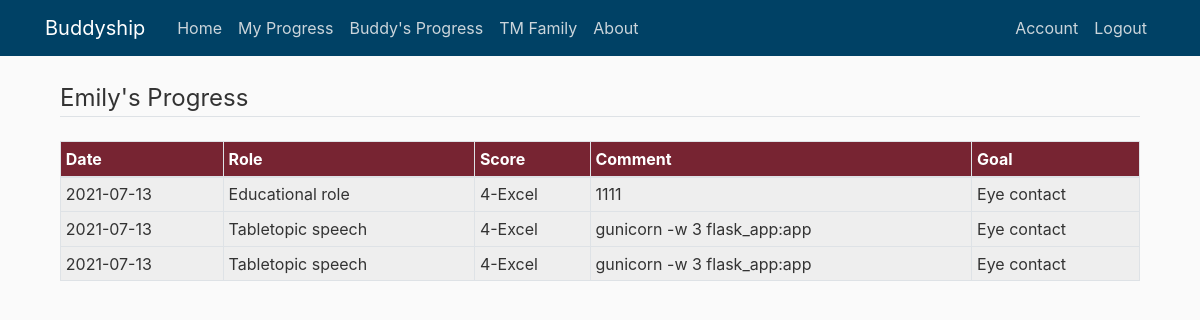
Before: /buddy_progress (signed in) with the older database file.
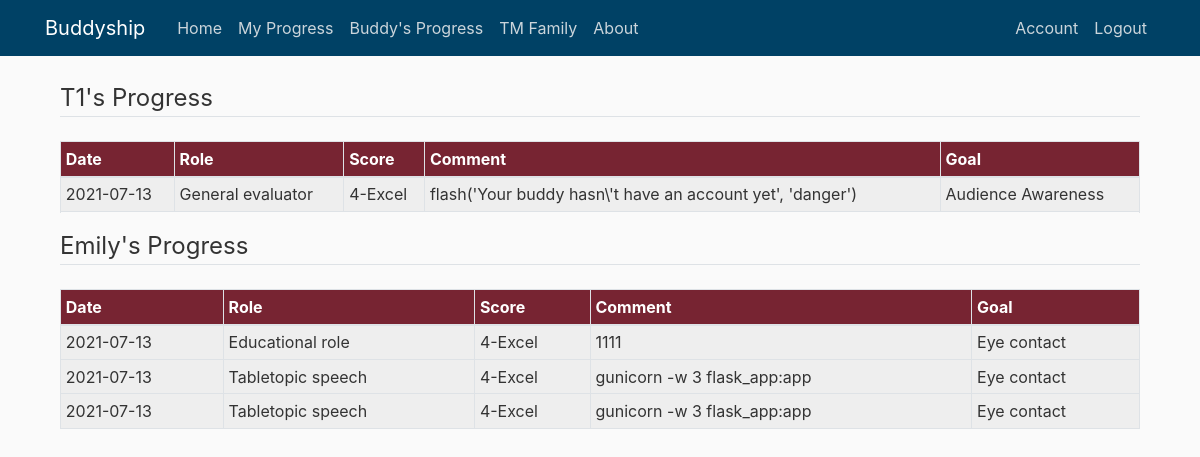
After: the same page with the newer database file.
### buddyship/models.py (models this page shows)
class Buddy(db.Model):
    id = db.Column(db.Integer, primary_key=True)
    buddy_name = db.Column(db.String(100), nullable=False)
    buddy_count = db.Column(db.Integer, default=1)
    start_date = db.Column(db.DateTime, default=func.now())
    end_date = db.Column(db.DateTime)
    user_id = db.Column(db.Integer, db.ForeignKey('user.id'), nullable=False)
    buddy_progresses = db.relationship(
        'Progress', backref='receiver', lazy=True)

class Progress(db.Model):
    id = db.Column(db.Integer, primary_key=True)
    buddy_role = db.Column(db.String(150))
    buddy_score = db.Column(db.String(150))
    buddy_comment = db.Column(db.String(1500))
    date = db.Column(db.DateTime, default=func.now())
    buddy_goal = db.Column(db.String(150))
    user_id = db.Column(db.Integer, db.ForeignKey('user.id'))
    buddy_id = db.Column(db.Integer, db.ForeignKey('buddy.id'))

### buddyship/progresses/routes.py (the view)
@progresses.route('/buddy_progress', methods=['GET'])
@login_required
def buddy_progress():
    if current_user.current_buddy == None:
        flash('Please set up your buddy and your goal first. ', 'danger')
        return redirect(url_for('users.set_up'))
    else:
        return render_template("buddy_progress.html", title='Buddy\'s Progress', user=current_user)

### buddyship/models.py (called while the page is built)
@login_manager.user_loader
def load_user(user_id):
    return User.query.get(int(user_id))

### buddyship/templates/buddy_progress.html
{% extends "layout.html" %}
{% block content %}
<div class="content-section">
    {% for buddy in user.buddies|reverse %}
    <legend class="border-bottom mb-4">{{ buddy.buddy_name }}'s Progress</legend>
    <div class="table-responsive-sm">
        <table class="table table-sm table-bordered">
            <thead>
                <tr>
                    <th scope="col">Date</th>
                    <th scope="col">Role</th>
                    <th scope="col">Score</th>
                    <th scope="col">Comment</th>
                    <th scope="col">Goal</th>
                </tr>
            </thead>
            <tbody>
                {% for progress in user.record_progresses|reverse %}
                <tr>
                    {% if progress.buddy_id == buddy.id %}
                    <td>{{ progress.date.date() }}</td>
                    <td>{{ progress.buddy_role }}</td>
                    <td>{{ progress.buddy_score }}</td>
                    <td class="cell-breakWord">{{ progress.buddy_comment }}</td>
                    <td>{{ progress.buddy_goal }}</td>
                    {% endif %}
                </tr>
                {% endfor %}
            </tbody>
        </table>
    </div>
    {% endfor %}
</div>
{% endblock content %}

### buddyship/templates/layout.html (shortened to what this page needs)
<!DOCTYPE html>
<html>
<head>
  <link rel="stylesheet" href="https://maxcdn.bootstrapcdn.com/bootstrap/4.0.0/css/bootstrap.min.css"
>
  <link rel="stylesheet" type="text/css" href="{{ url_for('static', filename='main.css') }}">
</head>
<body>
  <header class="site-header">
    <nav class="navbar navbar-expand-md navbar-dark bg-steel fixed-top">
      <div class="container">
        <a class="navbar-brand mr-4" href="/">Buddyship</a>
        <div class="collapse navbar-collapse" id="navbarToggle">
          <div class="navbar-nav mr-auto">
            <a class="nav-item nav-link" href="{{ url_for('main.home') }}">Home</a>
            <a class="nav-item nav-link" href="{{ url_for('progresses.my_progress') }}">My Progress</a>
            <a class="nav-item nav-link" href="{{ url_for('progresses.buddy_progress') }}">Buddy's Progress</a>
            <a class="nav-item nav-link" href="{{ url_for('main.tm_fam') }}">TM Family</a>
            <a class="nav-item nav-link" href="{{ url_for('main.about') }}">About</a>
          </div>
          <div class="navbar-nav">
            {% if current_user.is_authenticated %}
            {% if current_user.if_admin == True %}
            <a class="nav-item nav-link" href="{{ url_for('users.account') }}">Account</a>
            <a class="nav-item nav-link" href="{{ url_for('admin.index') }}">Admin</a>
            <a class="nav-item nav-link" href="{{ url_for('auth.logout') }}">Logout</a>
            {% else %}
            <a class="nav-item nav-link" href="{{ url_for('users.account') }}">Account</a>
            <a class="nav-item nav-link" href="{{ url_for('auth.logout') }}">Logout</a>
            {% endif %}
            {% else %}
            <a class="nav-item nav-link" href="{{ url_for('auth.login') }}">Login</a>
            <a class="nav-item nav-link" href="{{ url_for('auth.register') }}">Register</a>
            {% endif %}
          </div>
        </div>
      </div>
    </nav>
  </header>
  <main role="main" class="container">
    <div class="container">
      {% block content %}{% endblock %}
    </div>
  </main>
</body>
</html>

### buddyship/static/main.css (style rules this page uses)
body { background: #fafafa; color: #333333; margin-top: 5rem; }
.bg-steel { background-color: #004165; }
.site-header .navbar-nav .nav-link { color: #cbd5db; }
tr { background-color: #eeeeee }
th { background-color: #772432; color: white; }

Changed rows visible on the page:
added Buddy: buddy_name "T1"
added Progress: date "2021-07-13", buddy_role "General evaluator", buddy_score "4-Excel", buddy_comment "flash('Your buddy hasn\\'t have an account yet', 'danger')", buddy_goal "Audience Awareness", shown under "T1"
